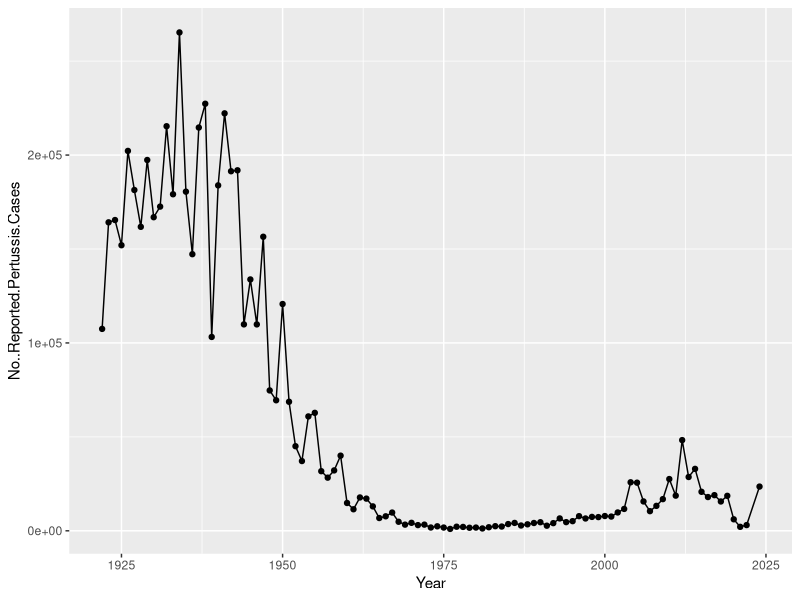
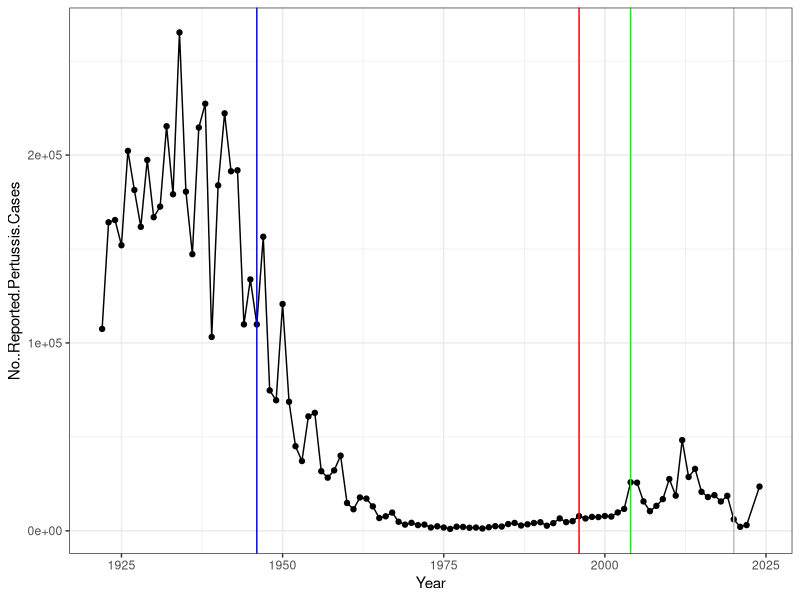

Source code (R) for these figures, in order: (Note: this script raises an error after producing the figures.)
## ---- chunk 1
cdc <- data.frame(
  Year = c(
    1922L, 1923L, 1924L, 1925L,
    1926L, 1927L, 1928L, 1929L, 1930L, 1931L,
    1932L, 1933L, 1934L, 1935L, 1936L,
    1937L, 1938L, 1939L, 1940L, 1941L, 1942L,
    1943L, 1944L, 1945L, 1946L, 1947L,
    1948L, 1949L, 1950L, 1951L, 1952L,
    1953L, 1954L, 1955L, 1956L, 1957L, 1958L,
    1959L, 1960L, 1961L, 1962L, 1963L,
    1964L, 1965L, 1966L, 1967L, 1968L, 1969L,
    1970L, 1971L, 1972L, 1973L, 1974L,
    1975L, 1976L, 1977L, 1978L, 1979L, 1980L,
    1981L, 1982L, 1983L, 1984L, 1985L,
    1986L, 1987L, 1988L, 1989L, 1990L,
    1991L, 1992L, 1993L, 1994L, 1995L, 1996L,
    1997L, 1998L, 1999L, 2000L, 2001L,
    2002L, 2003L, 2004L, 2005L, 2006L, 2007L,
    2008L, 2009L, 2010L, 2011L, 2012L,
    2013L, 2014L, 2015L, 2016L, 2017L, 2018L,
    2019L, 2020L, 2021L, 2022L, 2024L
  ),
  No..Reported.Pertussis.Cases = c(
    107473, 164191, 165418, 152003,
    202210, 181411, 161799, 197371,
    166914, 172559, 215343, 179135, 265269,
    180518, 147237, 214652, 227319, 103188,
    183866, 222202, 191383, 191890, 109873,
    133792, 109860, 156517, 74715, 69479,
    120718, 68687, 45030, 37129, 60886,
    62786, 31732, 28295, 32148, 40005,
    14809, 11468, 17749, 17135, 13005, 6799,
    7717, 9718, 4810, 3285, 4249, 3036,
    3287, 1759, 2402, 1738, 1010, 2177, 2063,
    1623, 1730, 1248, 1895, 2463, 2276,
    3589, 4195, 2823, 3450, 4157, 4570,
    2719, 4083, 6586, 4617, 5137, 7796, 6564,
    7405, 7298, 7867, 7580, 9771, 11647,
    25827, 25616, 15632, 10454, 13278,
    16858, 27550, 18719, 48277, 28639, 32971,
    20762, 17972, 18975, 15609, 18617,
    6124, 2116, 3044, 23544
  )
)
head(cdc)
## ---- chunk 2
library(ggplot2)

baseplot <- ggplot(cdc) +
  aes(Year, No..Reported.Pertussis.Cases) +
  geom_point() +
  geom_line()

baseplot
       
## ---- chunk 3
baseplot +
  theme_bw() +
  geom_vline(xintercept = 1946, color = "blue") +
  geom_vline(xintercept = 1996, color = "red") +
  geom_vline(xintercept = 2020, color = "gray") +
  geom_vline(xintercept = 2004, color = "green")
## ---- chunk 4
library(jsonlite)

subject <- read_json("http://cmi-pb.org/api/v5/subject",
                     simplifyVector = TRUE)
head(subject)
## ---- chunk 5
nrow(subject)
## ---- chunk 6
table(subject$biological_sex)
## ---- chunk 7
table(subject$infancy_vac)
## ---- chunk 8
table(subject$race, subject$biological_sex, subject$ethnicity)
## ---- chunk 9
table(subject$dataset)
## ---- chunk 10
specimen <- read_json("http://cmi-pb.org/api/v5/specimen", simplifyVector = TRUE)
ab_titer <- read_json("http://cmi-pb.org/api/v5/plasma_ab_titer", simplifyVector = TRUE)

## ---- chunk 11
head(specimen)
## ---- chunk 12
head(ab_titer)
## ---- chunk 13
#/ message
library(dplyr)

meta <- inner_join(subject, specimen)
## ---- chunk 14
head(meta)
## ---- chunk 15
abdata <- inner_join(ab_titer, meta)
## ---- chunk 16
head(abdata)
## ---- chunk 17
nrow(abdata)
## ---- chunk 18
table(abdata$isotype)
## ---- chunk 19
table(abdata$antigen)
## ---- chunk 20
igg <- filter(abdata, isotype == "IgG")
head(igg)
## ---- chunk 21
ggplot(igg) +
  aes(x = log(MFI_normalised), y = antigen, col = infancy_vac) +
  geom_boxplot()
## ---- chunk 22
table(abdata$visit)
## ---- chunk 23
ggplot(igg) +
  aes(x = log(MFI_normalised), y = antigen, col = infancy_vac) +
  geom_boxplot() +
  facet_wrap(~visit)
## ---- chunk 24
igg_21 <- filter(igg, dataset == "2021_dataset")
table(igg_21$dataset)
## ---- chunk 25
filter(igg, antigen == "PT", dataset == "2021_dataset")%>%
  ggplot()+
  aes(x = planned_day_relative_to_boost,
      y = MFI_normalised,
      col = infancy_vac)+
  geom_point()+
  geom_line()+
  geom_vline(xintercept = 0, linetype = "dashed")+
  geom_vline(xintercept = 14, linetype = "dashed")+
  labs ( x= "Day relative to boost", y = "Normalized MFI")
## ---- chunk 26
abdata.21 <- abdata %>% filter(dataset == "2021_dataset")

abdata.21 %>% 
  filter(isotype == "IgG",  antigen == "PT") %>%
  ggplot() +
    aes(x=planned_day_relative_to_boost,
        y=MFI_normalised,
        col=infancy_vac,
        group=subject_id) +
    geom_point() +
    geom_line() +
    geom_vline(xintercept=0, linetype="dashed") +
    geom_vline(xintercept=14, linetype="dashed") +
  labs(title="2021 dataset IgG PT",
       subtitle = "Dashed lines indicate day 0 (pre-boost) and 14 (apparent peak levels)")
